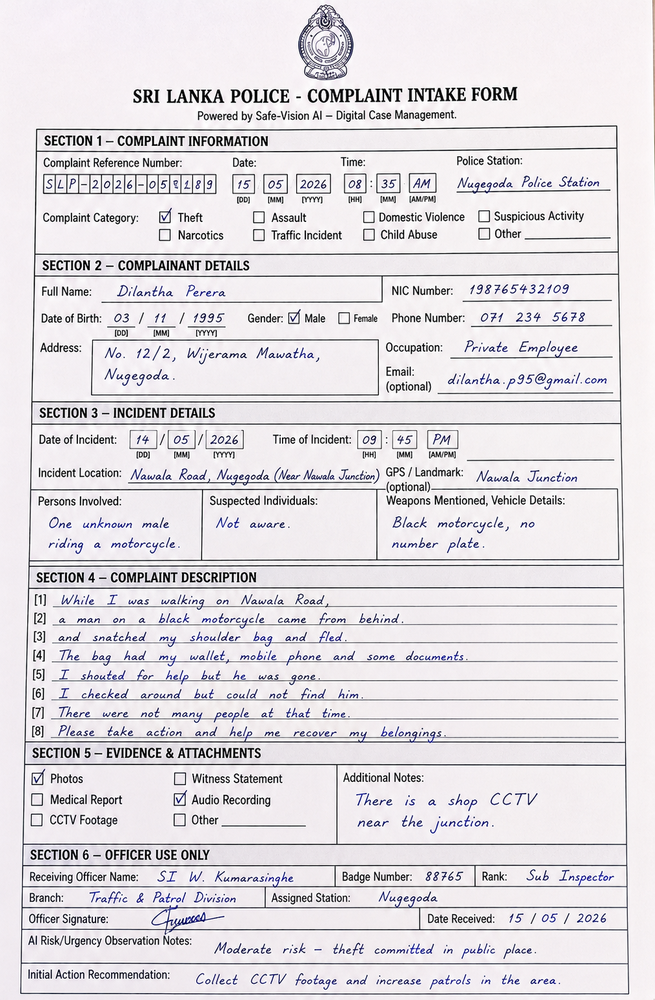
#> input picture ai-service/app/test_forms/form-test-10.png, 655 x 1000 px, shrunk from 1015 x 1550 before the run
$ python -i preprocessor.py   (imports and definitions only)
#> lines starting #> are read from the running program, lines starting #| are printed output that depends on the picture
"""OpenCV preprocessing for police form images."""

from __future__ import annotations

import cv2
import numpy as np


def preprocess(image_path: str) -> np.ndarray:
    """Read and return the image to preserve visual quality for LayoutLMv3 and Tesseract."""
    image = cv2.imread(image_path)
    if image is None:
        image = _read_with_pillow(image_path)
    if image is None:
        raise FileNotFoundError(f"Could not read image: {image_path}")
    return image


def _read_with_pillow(image_path: str) -> np.ndarray | None:
    try:
        from PIL import Image

        with Image.open(image_path) as img:
            rgb = img.convert("RGB")
            return cv2.cvtColor(np.array(rgb), cv2.COLOR_RGB2BGR)
    except Exception:
        return None


def _deskew(image: np.ndarray) -> np.ndarray:
    # Invert the binary image if the background is light (mean > 127)
    # so that text is white (255) and background is black (0) for correct deskew angle.
    if np.mean(image) > 127:
        inverted = cv2.bitwise_not(image)
    else:
        inverted = image

    coords = np.column_stack(np.where(inverted > 0))
    if len(coords) < 10:
        return image
    angle = cv2.minAreaRect(coords)[-1]
    if angle < -45:
        angle = -(90 + angle)
    else:
        angle = -angle
    if abs(angle) < 0.5:
        return image
    (h, w) = image.shape[:2]
    center = (w // 2, h // 2)
    matrix = cv2.getRotationMatrix2D(center, angle, 1.0)
    return cv2.warpAffine(
        image, matrix, (w, h), flags=cv2.INTER_CUBIC, borderMode=cv2.BORDER_REPLICATE
    )

>>> import cv2
>>> picture = cv2.cvtColor(cv2.imread('../../test_forms/form-test-10.png'), cv2.COLOR_BGR2RGB)
>>> result = _deskew(picture)
#> in _deskew, `inverted = cv2.bitwise_not(image)`:
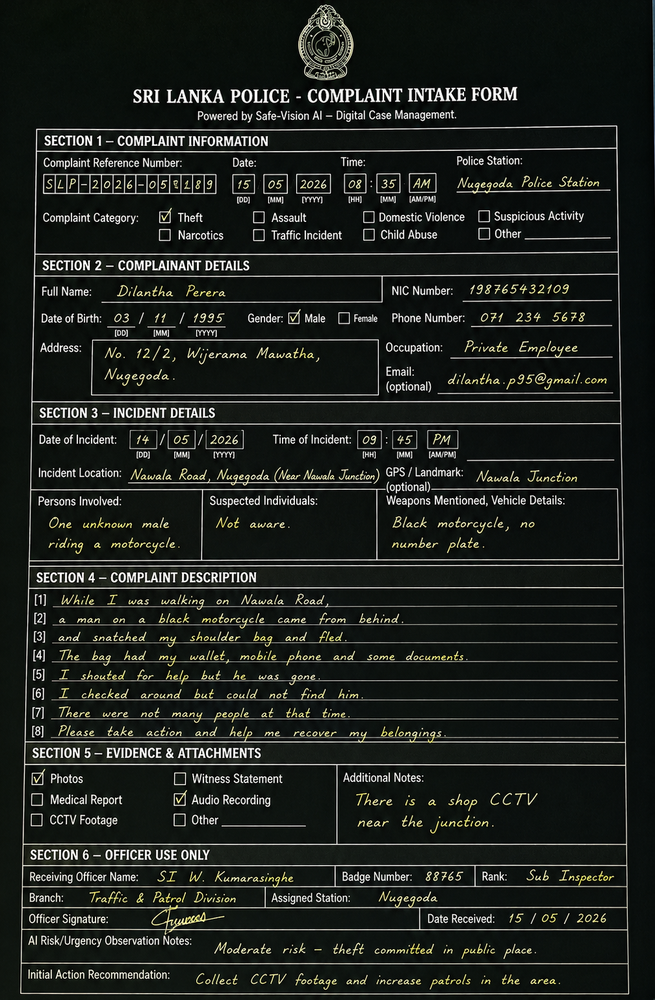
#> inverted: shape (1000, 655, 3); mean R, G, B 30.5, 34.1, 30
#> (the run stopped early here; a loop or call above may not have finished)
